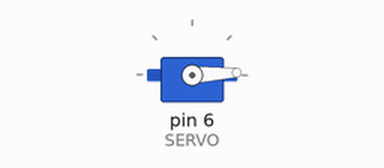
Recording of a sketch running on a simulated Arduino Uno, built with avr-gcc and run on an emulated ATmega328P. On the bench: servo.

Above: at 0.05 s.
At 0.9 s:
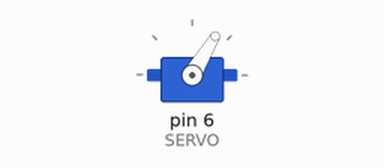
At 1.75 s:
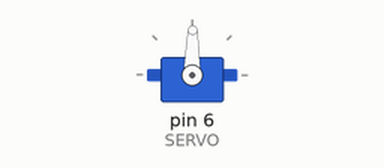
At 3.5 s:
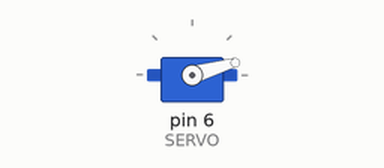
Timing chart, 0 to 8.6 s (numbered marks = the images above):
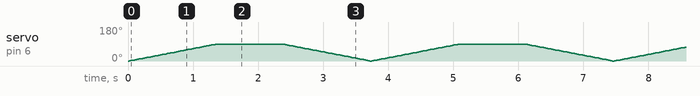

The sketch:

motor_servo.ino
```cpp
// **************************************************************************************************************************************************************************
//                                                                               Projeto de motor servo
//      Bem vindo ao projeto, foi utilizado um motor servo, protoboard e um aduino uno. O intuito desse projeto é fazer com que o motor servo funcione.
// **************************************************************************************************************************************************************************

#include <Servo.h>

#define SERVO 6 // Porta Digital 6 PWM

Servo s; // Variável Servo
int pos; // Posição Servo

void setup ()
{
  s.attach(SERVO);
  Serial.begin(9600);
  s.write(0); // Inicia motor posição zero
}

void loop()
{
  for(pos = 0; pos < 90; pos++)
  {
    s.write(pos);
  delay(15); // Não zere o delay
  }
delay(1000);
  for(pos = 90; pos >= 0; pos--)
  {
    s.write(pos);
    delay(15); // Não zere o delay
  }
}
```
